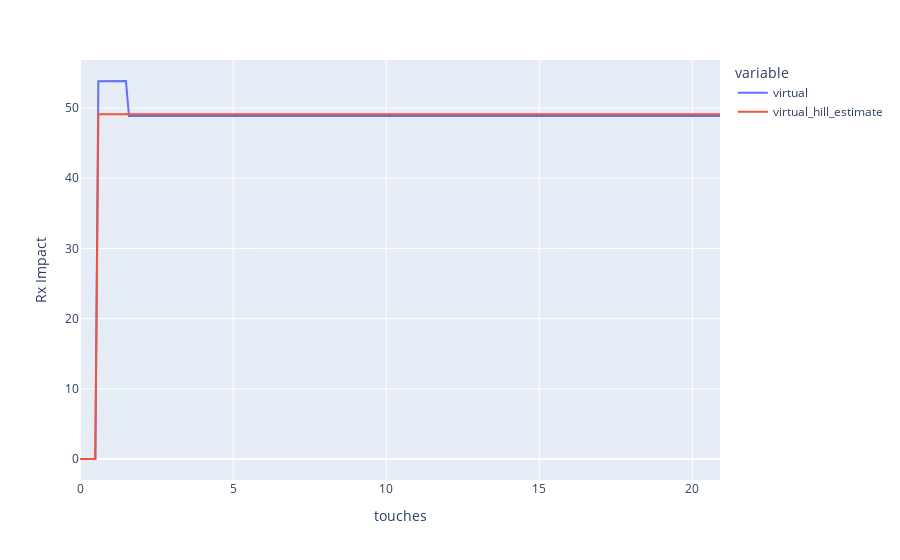

Write notebook code for a chart like this one.
### Code cell
response_curves.plot(channel4['resp_df'], 'touches', ['virtual', 'virtual_hill_estimate'])

### Figure 1 — Plotly figure (JSON) as saved in the notebook; plotly's stock layout.template omitted (floating-point values rounded to 4 significant figures; data arrays with more than 128 entries replaced by an {"elided": "..."} marker saying what was removed)
{"data": [{"hovertemplate": "variable=virtual<br>touches=%{x}<br>value=%{y}<extra></extra>", "legendgroup": "virtual", "line": {"color": "#636efa", "dash": "solid"}, "marker": {"symbol": "circle"}, "mode": "lines", "name": "virtual", "orientation": "v", "showlegend": true, "type": "scatter", "x": {"elided": "210 float values"}, "xaxis": "x", "y": {"elided": "210 float values"}, "yaxis": "y"}, {"hovertemplate": "variable=virtual_hill_estimate<br>touches=%{x}<br>value=%{y}<extra></extra>", "legendgroup": "virtual_hill_estimate", "line": {"color": "#EF553B", "dash": "solid"}, "marker": {"symbol": "circle"}, "mode": "lines", "name": "virtual_hill_estimate", "orientation": "v", "showlegend": true, "type": "scatter", "x": {"elided": "210 float values"}, "xaxis": "x", "y": {"elided": "210 float values"}, "yaxis": "y"}], "layout": {"legend": {"title": {"text": "variable"}, "tracegroupgap": 0}, "margin": {"t": 60}, "xaxis": {"anchor": "y", "domain": [0, 1], "title": {"text": "touches"}}, "yaxis": {"anchor": "x", "domain": [0, 1], "title": {"text": "Rx Impact"}}}}
